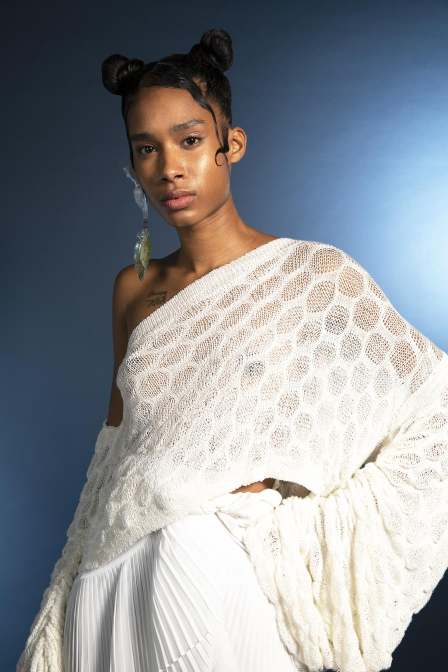
#> input picture shooting/Arianne/IMG_2806.jpg, 896 x 1344 px (shown at 1/2 size); its folder holds only this picture in this run
$ python reduction.py   (older library calls are emulated)
#> lines starting #> are read from the running program, lines starting #| are printed output that depends on the picture
import os
from PIL import Image

def resize_images_in_directory(directory_path, reduction_factor):
    for root, _, files in os.walk(directory_path):
        for file in files:
            if file.lower().endswith(('.png', '.jpg', '.jpeg', '.gif')):
                file_path = os.path.join(root, file)
                resize_image(file_path, reduction_factor)

def resize_image(image_path, reduction_factor):
#> called with image_path = 'shooting/Arianne/IMG_2806.jpg', reduction_factor = 5
    try:
        img = Image.open(image_path)
#> img is the input picture: PIL image 896x1344 RGB; mean R, G, B 141.5, 145.5, 150.1
        new_width = img.width // reduction_factor
#> new_width = 179
        new_height = img.height // reduction_factor
#> new_height = 268
        img = img.resize((new_width, new_height), Image.ANTIALIAS)
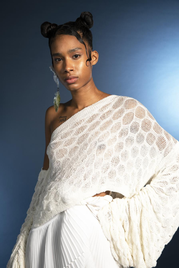
#> img: PIL image 179x268 RGB; mean R, G, B 141.5, 145.5, 150.1
        img.save(image_path)
        print(f"Image {image_path} resized successfully.")
    except Exception as e:
        print(f"Error resizing image {image_path}: {e}")

if __name__ == "__main__":
    directory_path = "./shooting/arianne"  # Remplacez par le chemin du dossier contenant les images
    reduction_factor = 5  # Facteur de réduction souhaité (par exemple, 5 pour diviser la taille par 5)
    resize_images_in_directory(directory_path, reduction_factor)

$ run again, on shooting/Arianne/IMG_2810.jpg
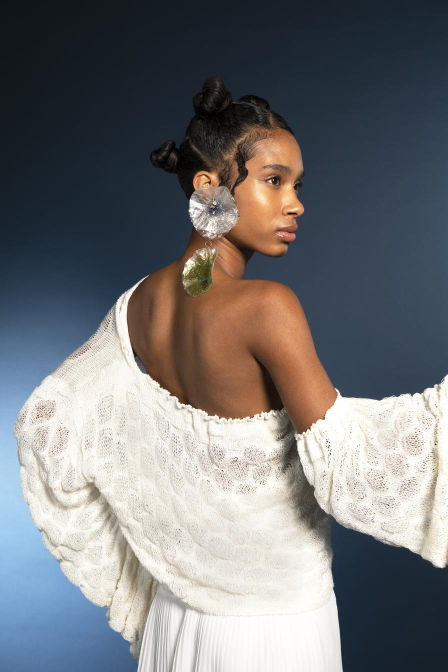
#> input picture shooting/Arianne/IMG_2810.jpg, 896 x 1344 px (shown at 1/2 size)
#> in resize_image, img is the input picture: PIL image 896x1344 RGB; mean R, G, B 116.1, 117, 119.1
#> in resize_image, `img = img.resize((new_width, new_height), Image.ANTIALIAS)`:
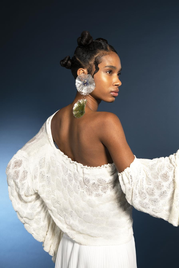
#> img: PIL image 179x268 RGB; mean R, G, B 116.1, 117, 119.1

$ run again, on shooting/Arianne/IMG_2988.jpg
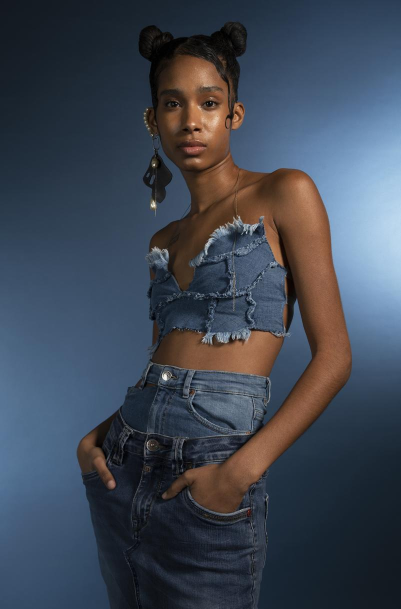
#> input picture shooting/Arianne/IMG_2988.jpg, 802 x 1217 px (shown at 1/2 size)
#> in resize_image, img is the input picture: PIL image 802x1217 RGB; mean R, G, B 62.7, 70.7, 83.4
#> in resize_image, `img = img.resize((new_width, new_height), Image.ANTIALIAS)`:
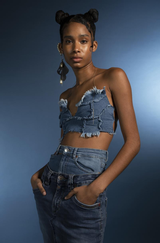
#> img: PIL image 160x243 RGB; mean R, G, B 62.7, 70.7, 83.4

$ run again, on shooting/Arianne/IMG_2989.jpg
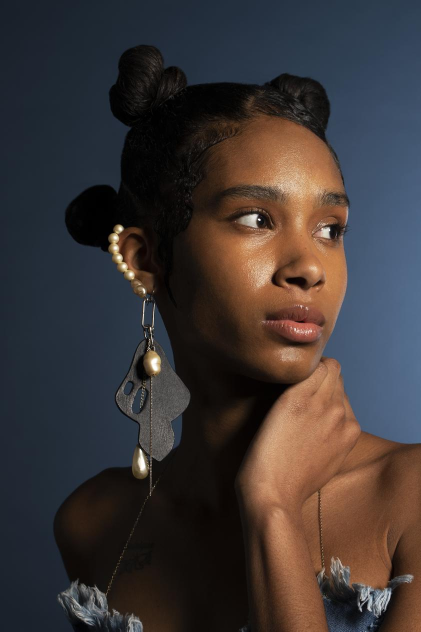
#> input picture shooting/Arianne/IMG_2989.jpg, 842 x 1263 px (shown at 1/2 size)
#> in resize_image, img is the input picture: PIL image 842x1263 RGB; mean R, G, B 61.2, 54.5, 54.1
#> in resize_image, `img = img.resize((new_width, new_height), Image.ANTIALIAS)`:
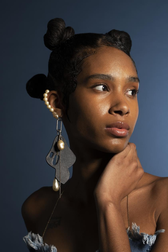
#> img: PIL image 168x252 RGB; mean R, G, B 61.1, 54.5, 54.1

$ run again, on shooting/Arianne/IMG_2807.jpg
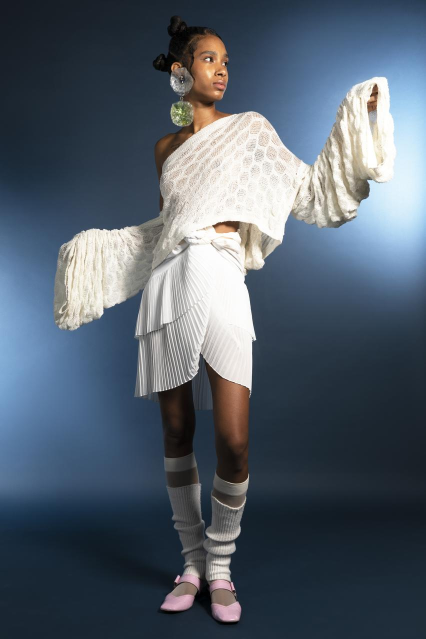
#> input picture shooting/Arianne/IMG_2807.jpg, 851 x 1278 px (shown at 1/2 size)
#> in resize_image, img is the input picture: PIL image 851x1278 RGB; mean R, G, B 83, 94.3, 106.6
#> in resize_image, `img = img.resize((new_width, new_height), Image.ANTIALIAS)`:
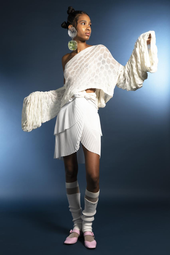
#> img: PIL image 170x255 RGB; mean R, G, B 83, 94.3, 106.6
